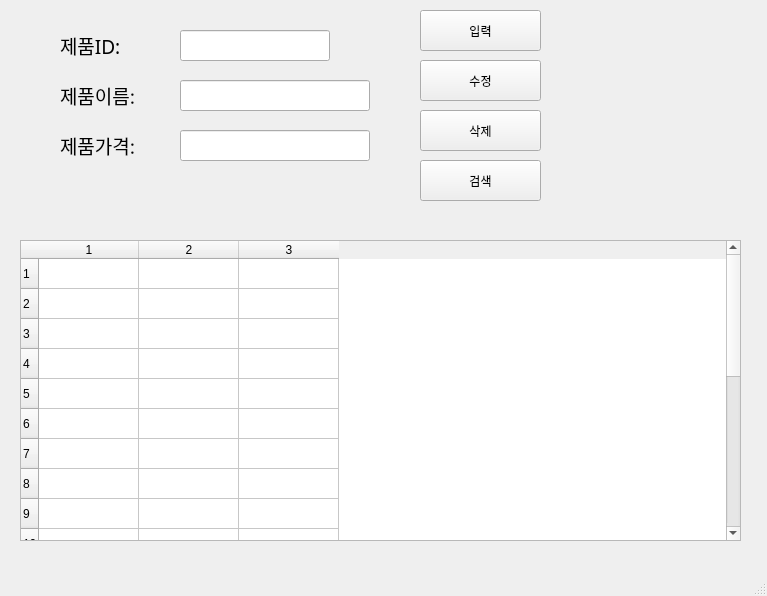
<?xml version="1.0" encoding="UTF-8"?>
<ui version="4.0">
 <class>MainWindow</class>
 <widget class="QMainWindow" name="MainWindow">
  <property name="geometry">
   <rect>
    <x>0</x>
    <y>0</y>
    <width>767</width>
    <height>596</height>
   </rect>
  </property>
  <property name="windowTitle">
   <string>MainWindow</string>
  </property>
  <widget class="QWidget" name="centralwidget">
   <widget class="QLabel" name="label">
    <property name="geometry">
     <rect>
      <x>60</x>
      <y>30</y>
      <width>120</width>
      <height>31</height>
     </rect>
    </property>
    <property name="font">
     <font>
      <family>맑은 고딕</family>
      <pointsize>14</pointsize>
     </font>
    </property>
    <property name="text">
     <string>제품ID:</string>
    </property>
   </widget>
   <widget class="QLabel" name="label_2">
    <property name="geometry">
     <rect>
      <x>60</x>
      <y>80</y>
      <width>120</width>
      <height>31</height>
     </rect>
    </property>
    <property name="font">
     <font>
      <family>맑은 고딕</family>
      <pointsize>14</pointsize>
     </font>
    </property>
    <property name="text">
     <string>제품이름:</string>
    </property>
   </widget>
   <widget class="QLabel" name="label_3">
    <property name="geometry">
     <rect>
      <x>60</x>
      <y>130</y>
      <width>120</width>
      <height>31</height>
     </rect>
    </property>
    <property name="font">
     <font>
      <family>맑은 고딕</family>
      <pointsize>14</pointsize>
     </font>
    </property>
    <property name="text">
     <string>제품가격:</string>
    </property>
   </widget>
   <widget class="QLineEdit" name="prodID">
    <property name="geometry">
     <rect>
      <x>180</x>
      <y>30</y>
      <width>150</width>
      <height>31</height>
     </rect>
    </property>
   </widget>
   <widget class="QLineEdit" name="prodName">
    <property name="geometry">
     <rect>
      <x>180</x>
      <y>80</y>
      <width>190</width>
      <height>31</height>
     </rect>
    </property>
   </widget>
   <widget class="QLineEdit" name="prodPrice">
    <property name="geometry">
     <rect>
      <x>180</x>
      <y>130</y>
      <width>190</width>
      <height>31</height>
     </rect>
    </property>
   </widget>
   <widget class="QPushButton" name="pushButton">
    <property name="geometry">
     <rect>
      <x>420</x>
      <y>10</y>
      <width>121</width>
      <height>41</height>
     </rect>
    </property>
    <property name="text">
     <string>입력</string>
    </property>
   </widget>
   <widget class="QPushButton" name="pushButton_2">
    <property name="geometry">
     <rect>
      <x>420</x>
      <y>60</y>
      <width>121</width>
      <height>41</height>
     </rect>
    </property>
    <property name="text">
     <string>수정</string>
    </property>
   </widget>
   <widget class="QPushButton" name="pushButton_3">
    <property name="geometry">
     <rect>
      <x>420</x>
      <y>110</y>
      <width>121</width>
      <height>41</height>
     </rect>
    </property>
    <property name="text">
     <string>삭제</string>
    </property>
   </widget>
   <widget class="QPushButton" name="pushButton_4">
    <property name="geometry">
     <rect>
      <x>420</x>
      <y>160</y>
      <width>121</width>
      <height>41</height>
     </rect>
    </property>
    <property name="text">
     <string>검색</string>
    </property>
   </widget>
   <widget class="QTableWidget" name="tableWidget">
    <property name="geometry">
     <rect>
      <x>20</x>
      <y>240</y>
      <width>721</width>
      <height>301</height>
     </rect>
    </property>
    <property name="rowCount">
     <number>20</number>
    </property>
    <property name="columnCount">
     <number>3</number>
    </property>
    <attribute name="horizontalHeaderMinimumSectionSize">
     <number>43</number>
    </attribute>
    <row/>
    <row/>
    <row/>
    <row/>
    <row/>
    <row/>
    <row/>
    <row/>
    <row/>
    <row/>
    <row/>
    <row/>
    <row/>
    <row/>
    <row/>
    <row/>
    <row/>
    <row/>
    <row/>
    <row/>
    <column/>
    <column/>
    <column/>
   </widget>
  </widget>
  <widget class="QMenuBar" name="menubar">
   <property name="geometry">
    <rect>
     <x>0</x>
     <y>0</y>
     <width>767</width>
     <height>26</height>
    </rect>
   </property>
  </widget>
  <widget class="QStatusBar" name="statusbar"/>
 </widget>
 <resources/>
 <connections>
  <connection>
   <sender>pushButton</sender>
   <signal>clicked()</signal>
   <receiver>MainWindow</receiver>
   <slot>addProduct()</slot>
   <hints>
    <hint type="sourcelabel">
     <x>504</x>
     <y>68</y>
    </hint>
    <hint type="destinationlabel">
     <x>470</x>
     <y>95</y>
    </hint>
   </hints>
  </connection>
  <connection>
   <sender>pushButton_2</sender>
   <signal>clicked()</signal>
   <receiver>MainWindow</receiver>
   <slot>updateProduct()</slot>
   <hints>
    <hint type="sourcelabel">
     <x>528</x>
     <y>125</y>
    </hint>
    <hint type="destinationlabel">
     <x>470</x>
     <y>136</y>
    </hint>
   </hints>
  </connection>
  <connection>
   <sender>pushButton_3</sender>
   <signal>clicked()</signal>
   <receiver>MainWindow</receiver>
   <slot>removeProduct()</slot>
   <hints>
    <hint type="sourcelabel">
     <x>519</x>
     <y>171</y>
    </hint>
    <hint type="destinationlabel">
     <x>469</x>
     <y>183</y>
    </hint>
   </hints>
  </connection>
  <connection>
   <sender>pushButton_4</sender>
   <signal>clicked()</signal>
   <receiver>MainWindow</receiver>
   <slot>getProduct()</slot>
   <hints>
    <hint type="sourcelabel">
     <x>516</x>
     <y>215</y>
    </hint>
    <hint type="destinationlabel">
     <x>471</x>
     <y>229</y>
    </hint>
   </hints>
  </connection>
 </connections>
 <slots>
  <slot>addProduct()</slot>
  <slot>updateProduct()</slot>
  <slot>removeProduct()</slot>
  <slot>getProduct()</slot>
 </slots>
</ui>
